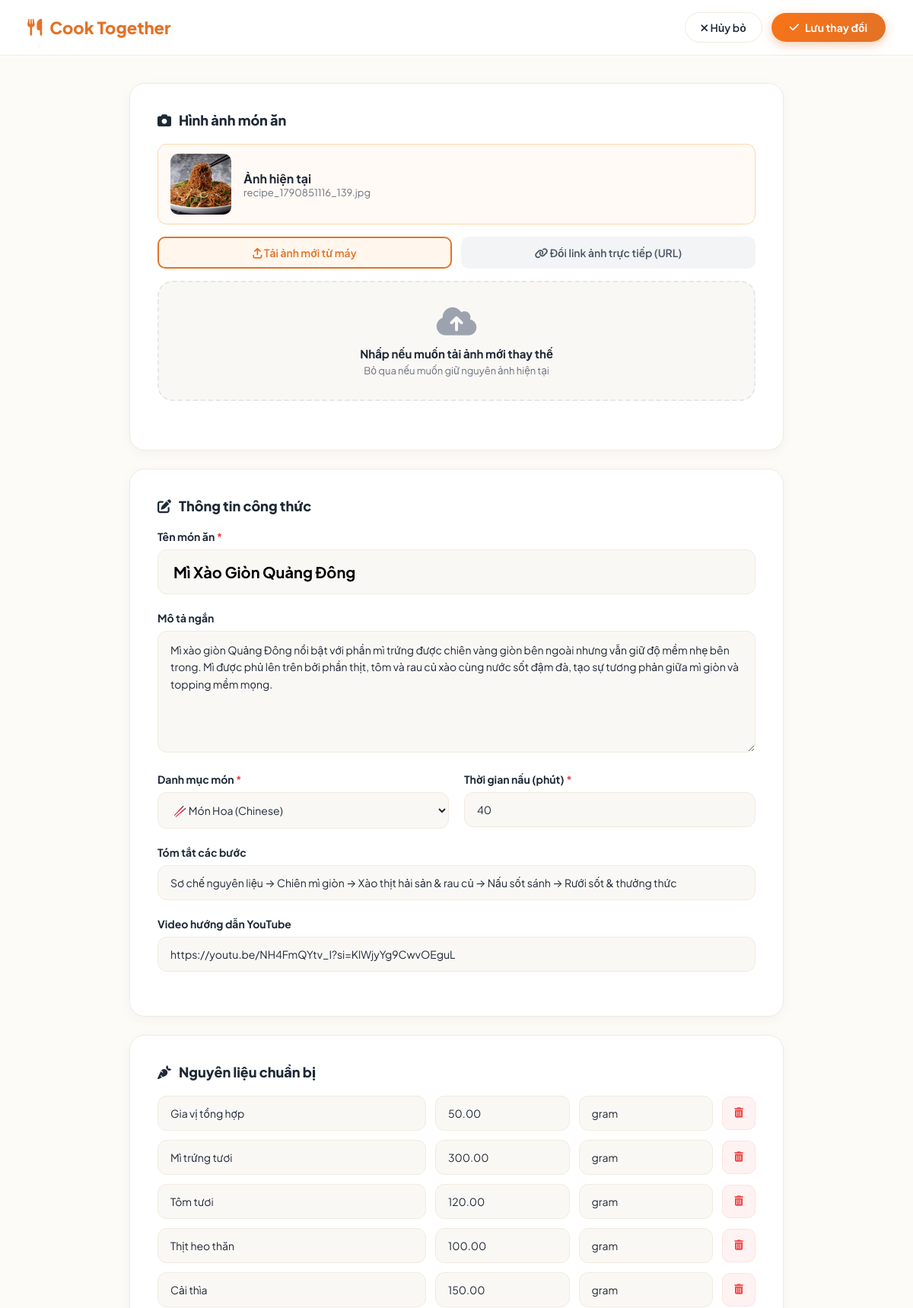
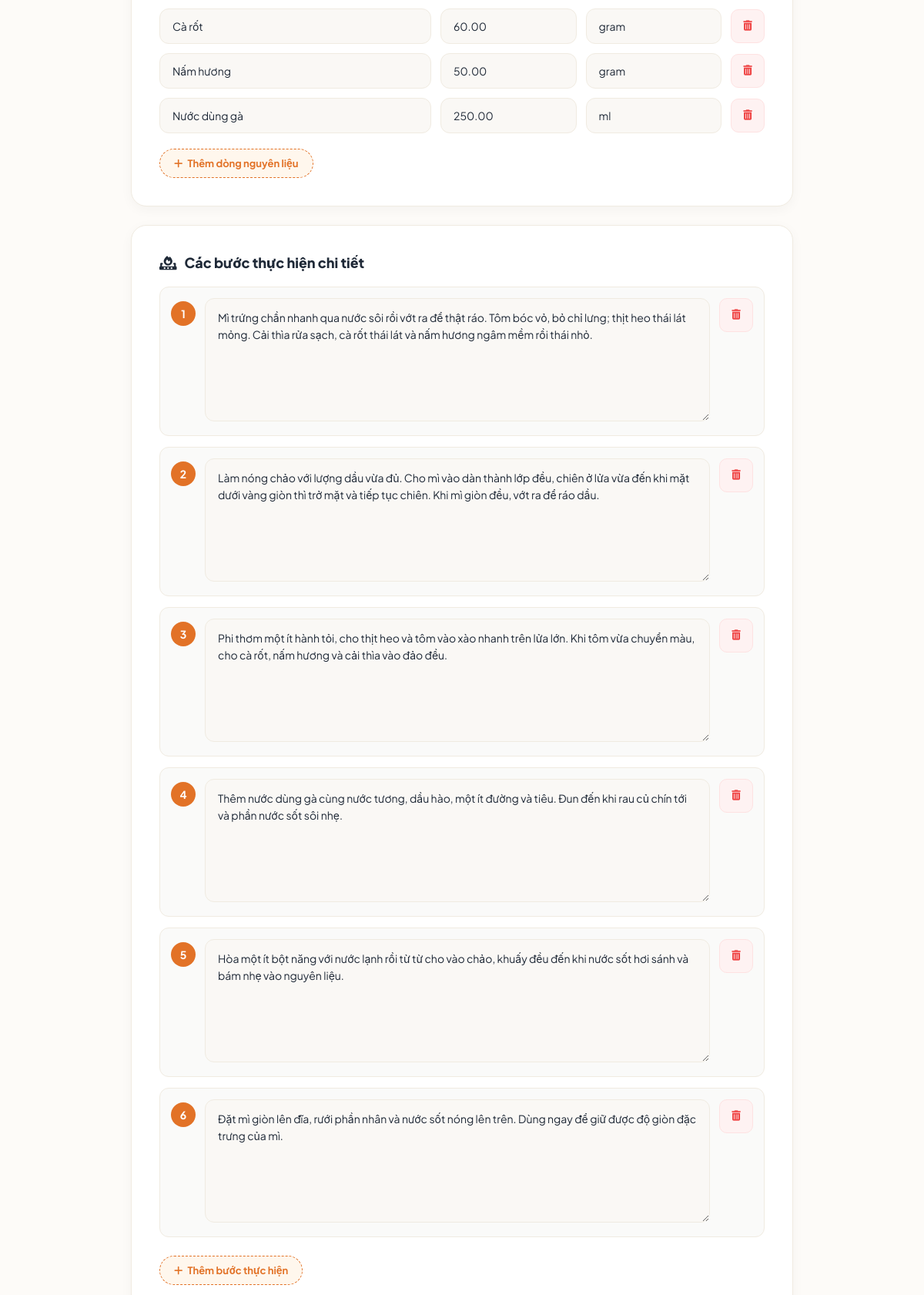
/edit.php?recipe_id=134 (signed in, upper part), run on the app's committed database (2 pictures, top to bottom).
### tables this page shows
CREATE TABLE `recipes` (
  `id` int(11) NOT NULL AUTO_INCREMENT,
  `title` varchar(255) NOT NULL,
  `cooking_time` int(11) NOT NULL,
  `recipe` text NOT NULL,
  `type` varchar(255) NOT NULL,
  `category_id` int(11) NOT NULL,
  `description` text DEFAULT NULL,
  `instructions` text DEFAULT NULL,
  `photo` text DEFAULT NULL,
  `video_link` text DEFAULT NULL,
  `user_id` int(11) NOT NULL,
  `uploaded_at` datetime NOT NULL,
  PRIMARY KEY (`id`),
  KEY `category_id` (`category_id`),
  KEY `user_id` (`user_id`),
  CONSTRAINT `recipes_ibfk_1` FOREIGN KEY (`category_id`) REFERENCES `categories` (`id`),
  CONSTRAINT `recipes_ibfk_2` FOREIGN KEY (`user_id`) REFERENCES `users` (`id`)
);

CREATE TABLE `ingredients` (
  `id` int(11) NOT NULL AUTO_INCREMENT,
  `recipe_id` int(11) NOT NULL,
  `ingredient_name` varchar(255) NOT NULL,
  `quantity` decimal(10,2) NOT NULL,
  `unit` varchar(255) NOT NULL,
  PRIMARY KEY (`id`),
  KEY `recipe_id` (`recipe_id`),
  CONSTRAINT `ingredients_ibfk_1` FOREIGN KEY (`recipe_id`) REFERENCES `recipes` (`id`) ON DELETE CASCADE
);

### edit.php (the view, shortened to what this page needs)
<?php
$servername = "localhost";
$username = "root";
$password = "";
$dbname = "recipe_sharing_Platform";
$conn = new mysqli($servername, $username, $password, $dbname, 3306);
$conn->set_charset("utf8mb4");
$recipeId = intval($_GET['recipe_id']);
$userId = intval($_SESSION['user_id']);
$sql = "SELECT * FROM recipes WHERE id = $recipeId AND user_id = $userId";
$res = $conn->query($sql);
$recipe = $res->fetch_assoc();
$ingRes = $conn->query("SELECT * FROM ingredients WHERE recipe_id = $recipeId");
$ingredients = [];
if ($ingRes && $ingRes->num_rows > 0) {
    while ($ing = $ingRes->fetch_assoc()) {
        $ingredients[] = $ing;
    }
}
$recipeText = $recipe['recipe'] ?? '';
$stepLines = explode("\n", str_replace(["\r\n", "\r"], "\n", $recipeText));
$existingSteps = [];
foreach ($stepLines as $line) {
    $lineTrim = trim($line);
    if (!empty($lineTrim)) {
        $cleanStep = preg_replace('/^(Bước\s*\d+[:.]?|\d+[.:])\s*/iu', '', $lineTrim);
        $existingSteps[] = $cleanStep;
    }
}
?>
<!DOCTYPE html>
<html lang="vi">
<head>
  <link rel="stylesheet" href="index4.css?v=<?php echo time(); ?>">
  <link rel="stylesheet" href="https://cdnjs.cloudflare.com/ajax/libs/font-awesome/6.4.0/css/all.min.css" />
</head>
<body>
  <nav class="editor-navbar">
    <a href="index3.php" class="brand-link">
      <i class="fa-solid fa-utensils"></i> Cook Together
    </a>
    <div class="nav-actions">
      <a href="viewRecipeDetails.php?recipe_id=<?php echo $recipeId; ?>" class="btn-secondary">
        <i class="fa-solid fa-xmark"></i> Hủy bỏ
      </a>
      <button type="button" class="btn-primary" onclick="submitForm()">
        <i class="fa-solid fa-check"></i> Lưu thay đổi
      </button>
    </div>
  </nav>
  <div class="editor-container">
    <form id="editForm" method="post" enctype="multipart/form-data">
      <div class="editor-card">
        <h2 class="section-title">
          <i class="fa-solid fa-camera text-primary"></i> Hình ảnh món ăn
        </h2>
        <div style="margin-bottom: 16px; display: flex; align-items: center; gap: 16px; background: #fffaf5; padding: 12px 16px; border-radius: 12px; border: 1px solid #fed7aa;">
          <img src="<?php echo htmlspecialchars($recipe['photo'] ? $recipe['photo'] : 'upload.jpeg'); ?>" alt="Ảnh hiện tại" style="width: 80px; height: 80px; border-radius: 10px; object-fit: cover;" onerror="this.src='landing_page.jpg'">
          <div>
            <div style="font-weight: 700; color: #1f2937;">Ảnh hiện tại</div>
            <div style="font-size: 13px; color: #6b7280; word-break: break-all;"><?php echo htmlspecialchars($recipe['photo']); ?></div>
          </div>
        </div>
        <div class="image-type-toggle">
          <button type="button" class="image-type-btn active" id="btnUploadType" onclick="switchImageType('upload')">
            <i class="fa-solid fa-arrow-up-from-bracket"></i> Tải ảnh mới từ máy
          </button>
          <button type="button" class="image-type-btn" id="btnUrlType" onclick="switchImageType('url')">
            <i class="fa-solid fa-link"></i> Đổi link ảnh trực tiếp (URL)
          </button>
        </div>
        <div id="uploadBox" class="photo-upload-zone" onclick="document.getElementById('imageInput').click()">
          <div id="uploadPlaceholder">
            <i class="fa-solid fa-cloud-arrow-up upload-icon"></i>
            <div class="upload-text">Nhấp nếu muốn tải ảnh mới thay thế</div>
            <div class="upload-hint">Bỏ qua nếu muốn giữ nguyên ảnh hiện tại</div>
          </div>
        </div>
      </div>
      <div class="editor-card">
        <h2 class="section-title">
          <i class="fa-solid fa-pen-to-square text-primary"></i> Thông tin công thức
        </h2>
        <div class="form-group">
          <label class="form-label">Tên món ăn <span style="color: #ef4444;">*</span></label>
          <input type="text" name="title" class="input-title" value="<?php echo htmlspecialchars($recipe['title']); ?>" required>
        </div>
        <div class="form-group">
          <label class="form-label">Mô tả ngắn</label>
          <textarea name="description" class="form-control" rows="3"><?php echo htmlspecialchars($recipe['description'] ?? ''); ?></textarea>
        </div>
        <div class="form-row">
          <div class="form-group">
            <label class="form-label">Danh mục món <span style="color: #ef4444;">*</span></label>
            <select name="type" class="form-control" required>
              <option value="Chinese" <?php if ($recipe['type'] === 'Chinese') echo 'selected'; ?>>🥢 Món Hoa (Chinese)</option>
            </select>
          </div>
          <div class="form-group">
            <label class="form-label">Thời gian nấu (phút) <span style="color: #ef4444;">*</span></label>
            <input type="number" name="cooking_time" class="form-control" value="<?php echo htmlspecialchars($recipe['cooking_time']); ?>" min="1" required>
          </div>
        </div>
        <div class="form-group">
          <label class="form-label">Tóm tắt các bước</label>
          <input type="text" name="instructions" class="form-control" value="<?php echo htmlspecialchars($recipe['instructions'] ?? ''); ?>">
        </div>
        <div class="form-group">
          <label class="form-label">Video hướng dẫn YouTube</label>
          <input type="url" name="video_link" class="form-control" value="<?php echo htmlspecialchars($recipe['video_link'] ?? ''); ?>" placeholder="https://www.youtube.com/watch?v=...">
        </div>
      </div>
      <div class="editor-card">
        <h2 class="section-title">
          <i class="fa-solid fa-carrot text-primary"></i> Nguyên liệu chuẩn bị
        </h2>
        <div id="ingredientsList">
          <?php if (!empty($ingredients)): ?>
            <?php foreach ($ingredients as $ing): ?>
              <div class="ingredient-row">
                <input type="text" name="ingredients[]" class="form-control" value="<?php echo htmlspecialchars($ing['ingredient_name']); ?>" placeholder="Tên nguyên liệu" required>
                <input type="number" step="any" name="quantities[]" class="form-control" value="<?php echo htmlspecialchars($ing['quantity']); ?>" placeholder="Số lượng" required>
                <input type="text" name="units[]" class="form-control" value="<?php echo htmlspecialchars($ing['unit']); ?>" placeholder="Đơn vị" required>
                <button type="button" class="btn-delete-row" onclick="removeIngredientRow(this)" title="Xóa dòng">
                  <i class="fa-solid fa-trash-can"></i>
                </button>
              </div>
            <?php endforeach; ?>
          <?php endif; ?>
        </div>
        <button type="button" class="btn-add-ingredient" onclick="addIngredientRow()">
          <i class="fa-solid fa-plus"></i> Thêm dòng nguyên liệu
        </button>
      </div>
      <div class="editor-card">
        <h2 class="section-title">
          <i class="fa-solid fa-fire-burner text-primary"></i> Các bước thực hiện chi tiết
        </h2>
        <div id="stepsList">
          <?php $sNum = 1; foreach ($existingSteps as $st): ?>
            <div class="step-row">
              <div class="step-number-badge"><?php echo $sNum; ?></div>
              <div style="flex: 1;">
                <textarea name="steps[]" class="form-control" rows="2" placeholder="Mô tả chi tiết bước <?php echo $sNum; ?>..." required><?php echo htmlspecialchars($st); ?></textarea>
              </div>
              <button type="button" class="btn-delete-row" onclick="removeStepRow(this)" title="Xóa bước này">
                <i class="fa-solid fa-trash-can"></i>
              </button>
            </div>
          <?php $sNum++; endforeach; ?>
        </div>
        <button type="button" class="btn-add-ingredient" onclick="addStepRow()" style="margin-top: 10px;">
          <i class="fa-solid fa-plus"></i> Thêm bước thực hiện
        </button>
      </div>
    </form>
  </div>
</body>
</html>

### index4.css (style rules this page uses)
:root { --primary: #e27227; --primary-hover: #c95e18; --primary-light: #fff7ed; --text-main: #1f2937; --text-muted: #6b7280; --bg-page: #fdfbf8; --card-bg: #ffffff; --border-color: #f0ebe1; --shadow-sm: 0 4px 16px rgba(0, 0, 0, 0.04); --shadow-md: 0 10px 30px -5px rgba(226, 114, 39, 0.1); --radius-lg: 20px; --radius-md: 12px; --radius-pill: 9999px; }
* { margin: 0; padding: 0; box-sizing: border-box; font-family: 'Plus Jakarta Sans', -apple-system, BlinkMacSystemFont, sans-serif; }
body { background-color: var(--bg-page); color: var(--text-main); min-height: 100vh; }
.editor-navbar { background: var(--card-bg); border-bottom: 1px solid var(--border-color); padding: 16px 36px; display: flex; align-items: center; justify-content: space-between; position: sticky; top: 0; z-index: 50; }
.brand-link { display: flex; align-items: center; gap: 10px; font-size: 22px; font-weight: 800; color: var(--primary); text-decoration: none; }
.nav-actions { display: flex; align-items: center; gap: 12px; }
.btn-secondary { padding: 10px 20px; border-radius: var(--radius-pill); border: 1.5px solid var(--border-color); background: white; color: var(--text-main); font-weight: 600; font-size: 14px; cursor: pointer; text-decoration: none; transition: all 0.2s ease; }
.btn-primary { padding: 10px 24px; border-radius: var(--radius-pill); border: none; background: linear-gradient(135deg, #f97316, #e27227); color: white; font-weight: 700; font-size: 14px; cursor: pointer; box-shadow: 0 4px 14px rgba(226, 114, 39, 0.35); transition: all 0.2s ease; display: inline-flex; align-items: center; gap: 8px; }
.editor-container { max-width: 900px; margin: 36px auto; padding: 0 20px 80px; }
.editor-card { background: var(--card-bg); border-radius: var(--radius-lg); border: 1px solid var(--border-color); box-shadow: var(--shadow-sm); padding: 36px; margin-bottom: 24px; }
.section-title { font-size: 18px; font-weight: 800; color: var(--text-main); margin-bottom: 20px; display: flex; align-items: center; gap: 10px; }
.photo-upload-zone { border: 2px dashed #e5e7eb; border-radius: var(--radius-lg); background: #faf8f5; padding: 30px; text-align: center; cursor: pointer; transition: all 0.25s ease; position: relative; overflow: hidden; margin-bottom: 28px; }
.upload-icon { font-size: 42px; color: #9ca3af; margin-bottom: 12px; transition: color 0.2s ease; }
.upload-text { font-weight: 700; font-size: 15px; color: var(--text-main); margin-bottom: 4px; }
.upload-hint { font-size: 13px; color: var(--text-muted); }
.form-group { margin-bottom: 22px; }
.form-label { display: block; font-size: 14px; font-weight: 700; color: var(--text-main); margin-bottom: 8px; }
.input-title { width: 100%; padding: 16px 20px; font-size: 20px; font-weight: 700; border-radius: var(--radius-md); border: 1.5px solid var(--border-color); background: #faf8f5; outline: none; transition: all 0.2s ease; }
.form-row { display: grid; grid-template-columns: 1fr 1fr; gap: 20px; }
.form-control { width: 100%; padding: 13px 16px; border-radius: var(--radius-md); border: 1.5px solid var(--border-color); background: #faf8f5; font-size: 14px; color: var(--text-main); outline: none; transition: all 0.2s ease; }
textarea.form-control { min-height: 160px; resize: vertical; line-height: 1.6; }
.ingredient-row { display: grid; grid-template-columns: 2fr 1fr 1fr 44px; gap: 12px; align-items: center; margin-bottom: 12px; animation: fadeIn 0.25s ease; }
.btn-delete-row { width: 44px; height: 44px; border-radius: 10px; border: 1px solid #fee2e2; background: #fef2f2; color: #ef4444; cursor: pointer; display: flex; align-items: center; justify-content: center; transition: all 0.2s ease; }
.btn-add-ingredient { padding: 10px 18px; border-radius: var(--radius-pill); border: 1.5px dashed var(--primary); background: var(--primary-light); color: var(--primary); font-weight: 700; font-size: 13px; cursor: pointer; display: inline-flex; align-items: center; gap: 6px; transition: all 0.2s ease; margin-top: 8px; }

### data on the page
recipes: photo (picture), photo "recipe_1790851116_139.jpg", title "Mì Xào Giòn Quảng Đông", description "Mì xào giòn Quảng Đông nổi bật với phần mì trứng được chiên vàng giòn bên ngoài nhưng vẫn giữ độ mềm nhẹ bên trong. Mì được phủ lên trên bởi phần thịt, tôm và rau củ xào cùng nước sốt đậm đà, tạo sự tương phản giữa mì giòn và topping mềm mọng.", type "🥢 Món Hoa (Chinese)", cooking_time "40", instructions "Sơ chế nguyên liệu → Chiên mì giòn → Xào thịt hải sản & rau củ → Nấu sốt sánh → Rưới sốt & thưởng thức", video_link "https://youtu.be/NH4FmQYtv_I?si=KlWjyYg9CwvOEguL"
ingredients: ingredient_name "Gia vị tổng hợp", quantity "50.00", unit "gram"
ingredients: ingredient_name "Mì trứng tươi", quantity "300.00", unit "gram"
ingredients: ingredient_name "Tôm tươi", quantity "120.00", unit "gram"
ingredients: ingredient_name "Thịt heo thăn", quantity "100.00", unit "gram"
ingredients: ingredient_name "Cải thìa", quantity "150.00", unit "gram"
ingredients: ingredient_name "Cà rốt", quantity "60.00", unit "gram"
ingredients: ingredient_name "Nấm hương", quantity "50.00", unit "gram"
ingredients: ingredient_name "Nước dùng gà", quantity "250.00", unit "ml"
